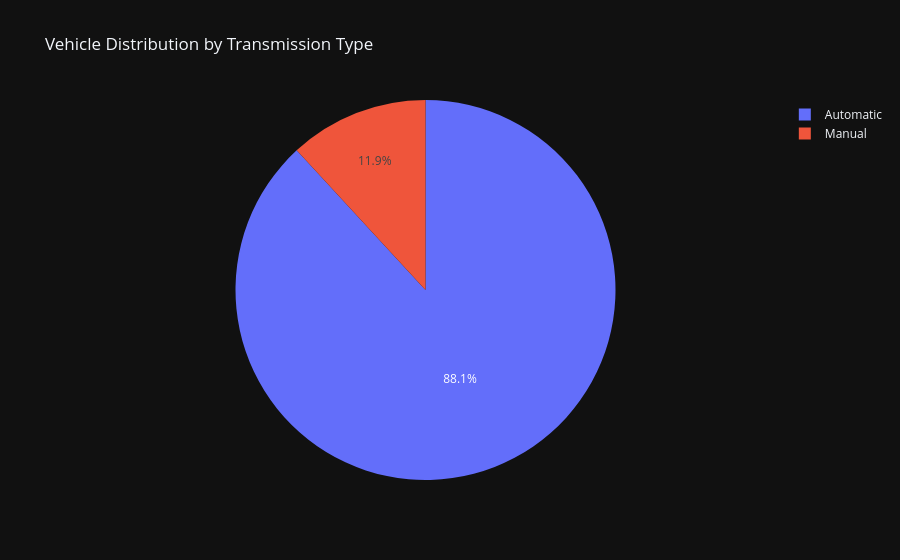

The notebook cell saved with this chart:
### Code cell
fig = px.pie(
                    df,
                    names='Transmission',
                    title='Vehicle Distribution by Transmission Type'
                )
fig.show()

### Figure 1 — Plotly figure (JSON) as saved in the notebook; plotly's stock layout.template omitted (floating-point values rounded to 4 significant figures; data arrays with more than 128 entries replaced by an {"elided": "..."} marker saying what was removed)
{"data": [{"domain": {"x": [0.0, 1.0], "y": [0.0, 1.0]}, "hovertemplate": "Transmission=%{label}<extra></extra>", "labels": {"elided": "16440 str values"}, "legendgroup": "", "name": "", "showlegend": true, "type": "pie"}], "layout": {"legend": {"tracegroupgap": 0}, "title": {"text": "Vehicle Distribution by Transmission Type"}}}
